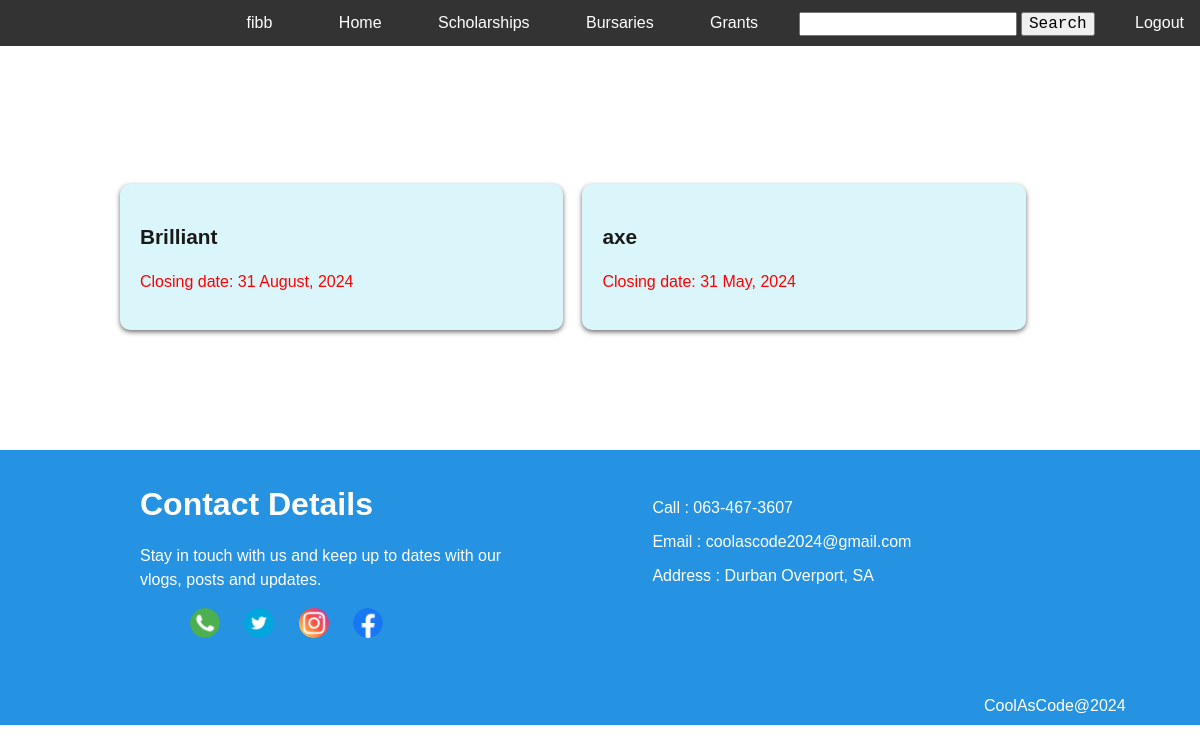
Page /grants (signed in) on the committed database.
### main.py (models this page shows, shortened)
class Financial_Aid(db.Model):
    _id = db.Column("id", db.Integer, primary_key=True)
    name = db.Column(db.String(50), nullable=False)
    _type = db.Column(db.String(20), nullable=False)
    opening_date = db.Column(db.Date)
    closing_date = db.Column(db.Date)
    supported_fields = db.Column(db.String(250), nullable=False)
    requirements_list = db.Column(db.String(250), nullable=False)
    url_link =  db.Column(db.String(150))
    email_address = db.Column(db.String(50))
    status = db.Column(db.String(30), nullable=False, default= "Open")

### main.py (the view)
@app.route('/grants')
def grants():
    res = Financial_Aid.query.all()
    for aid in res:
        aid.closing_date =  aid.closing_date.strftime( "%d %B, %Y" )
        aid.days_left = (aid.opening_date-date.today()).days
        aid.opening_date =  aid.opening_date.strftime( "%d %B, %Y" )
    if "username" in session:
        return render_template('grants.html', data=res, username=session['username'],
            message=(None, None))
    else:
        return redirect(url_for('login'))

### templates/grants.html (shortened to what this page needs)
{% extends 'base.html' %}
{% block username %}{{username}}{% endblock %}
{% block content %}
<div class="container-home">
    {% for aid in data %}
        {% if aid._type.lower() == "grant" %}
        <a href="/view_aid/{{aid._id}}">
            <div class="container-home-section">
                <a href="/view_aid/{{aid._id}}"><h2>{{aid.name}}</h2></a>
                <p>Closing date: {{aid.closing_date}}</p>
            </div>
        </a>
    {% endif %}
    {% endfor %}
</div>
{% endblock %}

### templates/base.html (style rules this page uses)
body { margin: 0; padding: 0; font-family: Arial, sans-serif; }
.container-home { padding: 100px 10%; display: flex; flex-wrap: wrap; }
.container-home-section { background: #daf6fb; border-radius: 10px; box-shadow: 0 2px 5px #6e6e6e; margin-bottom: 20px; padding: 20px; line-height: 1.5; width: 42%; margin-right: 2%; }
.container-home-section a { text-decoration: none; width: fit-content; }
.container-home-section a h2 { color:#191919; font-size: 130%; width: fit-content; }
.container-home-section p { color: red; font-weight: 500; }

### rows in the picture
Financial_Aid: name "Brilliant", closing_date "31 August, 2024"
Financial_Aid: name "axe", closing_date "31 May, 2024"

### other values in the picture
{{ username }} "fibb"
